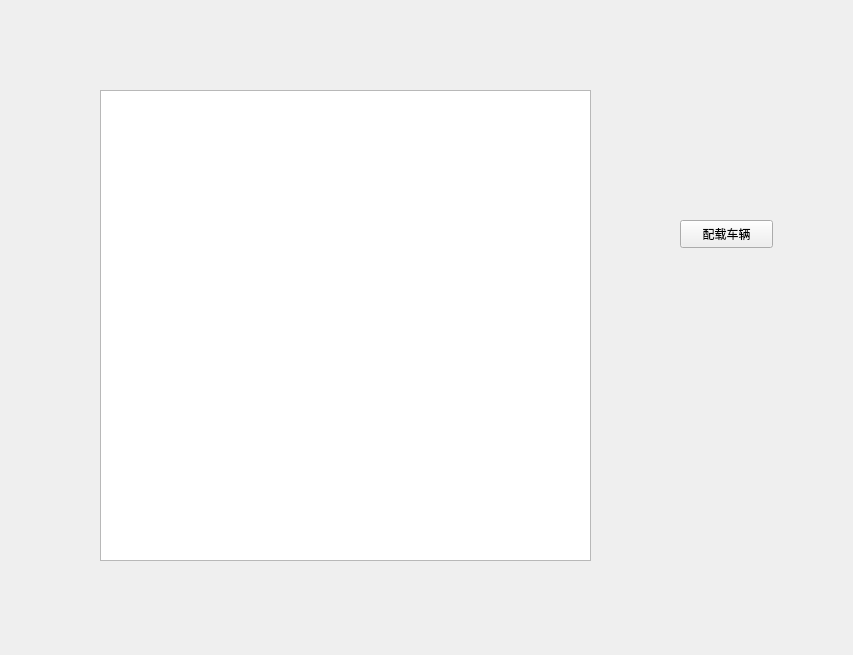
<?xml version="1.0" encoding="UTF-8"?>
<ui version="4.0">
 <class>Form</class>
 <widget class="QWidget" name="Form">
  <property name="geometry">
   <rect>
    <x>0</x>
    <y>0</y>
    <width>853</width>
    <height>655</height>
   </rect>
  </property>
  <property name="windowTitle">
   <string>Form</string>
  </property>
  <widget class="QPushButton" name="button">
   <property name="geometry">
    <rect>
     <x>680</x>
     <y>220</y>
     <width>93</width>
     <height>28</height>
    </rect>
   </property>
   <property name="text">
    <string>配载车辆</string>
   </property>
  </widget>
  <widget class="QGraphicsView" name="graphicsView">
   <property name="geometry">
    <rect>
     <x>100</x>
     <y>90</y>
     <width>491</width>
     <height>471</height>
    </rect>
   </property>
  </widget>
 </widget>
 <resources/>
 <connections/>
</ui>
